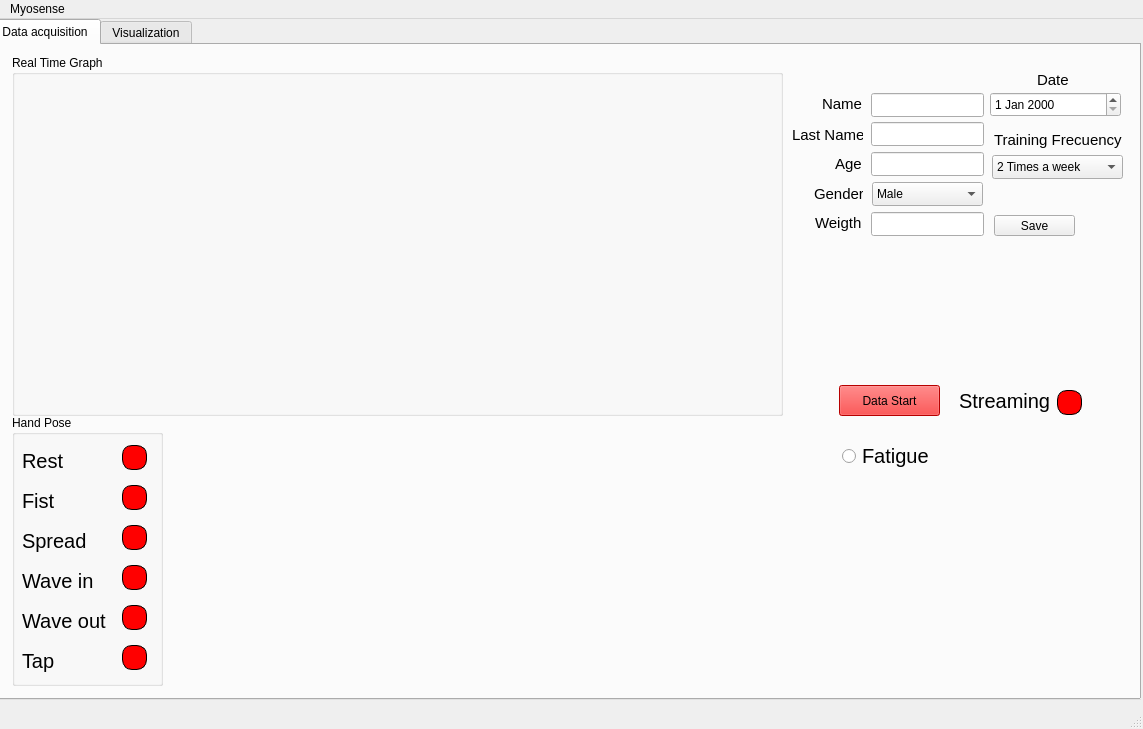
<?xml version="1.0" encoding="UTF-8"?>
<ui version="4.0">
 <class>MainWindow</class>
 <widget class="QMainWindow" name="MainWindow">
  <property name="geometry">
   <rect>
    <x>0</x>
    <y>0</y>
    <width>1143</width>
    <height>729</height>
   </rect>
  </property>
  <property name="windowTitle">
   <string>MainWindow</string>
  </property>
  <widget class="QWidget" name="centralwidget">
   <widget class="QTabWidget" name="tabWidget">
    <property name="geometry">
     <rect>
      <x>-10</x>
      <y>0</y>
      <width>1151</width>
      <height>681</height>
     </rect>
    </property>
    <property name="tabShape">
     <enum>QTabWidget::TabShape::Rounded</enum>
    </property>
    <property name="currentIndex">
     <number>0</number>
    </property>
    <widget class="QWidget" name="acquisition">
     <attribute name="title">
      <string>Data acquisition</string>
     </attribute>
     <widget class="QGroupBox" name="groupBox">
      <property name="geometry">
       <rect>
        <x>20</x>
        <y>10</y>
        <width>771</width>
        <height>361</height>
       </rect>
      </property>
      <property name="title">
       <string>Real Time Graph</string>
      </property>
      <widget class="QCustomPlot" name="Realtimeplot" native="true">
       <property name="geometry">
        <rect>
         <x>10</x>
         <y>30</y>
         <width>751</width>
         <height>321</height>
        </rect>
       </property>
      </widget>
     </widget>
     <widget class="QGroupBox" name="groupBox_2">
      <property name="geometry">
       <rect>
        <x>20</x>
        <y>370</y>
        <width>151</width>
        <height>271</height>
       </rect>
      </property>
      <property name="title">
       <string>Hand Pose</string>
      </property>
      <widget class="QLabel" name="RestLamp">
       <property name="geometry">
        <rect>
         <x>110</x>
         <y>30</y>
         <width>25</width>
         <height>25</height>
        </rect>
       </property>
       <property name="styleSheet">
        <string notr="true">background-color: rgb(255, 0, 0);
border-radius: 10px;
border: 1px solid black;
</string>
       </property>
       <property name="text">
        <string/>
       </property>
      </widget>
      <widget class="QLabel" name="SpreadLamp">
       <property name="geometry">
        <rect>
         <x>110</x>
         <y>110</y>
         <width>25</width>
         <height>25</height>
        </rect>
       </property>
       <property name="styleSheet">
        <string notr="true">background-color: rgb(255, 0, 0);
border-radius: 10px;
border: 1px solid black;
</string>
       </property>
       <property name="text">
        <string/>
       </property>
      </widget>
      <widget class="QLabel" name="WaveinLamp">
       <property name="geometry">
        <rect>
         <x>110</x>
         <y>150</y>
         <width>25</width>
         <height>25</height>
        </rect>
       </property>
       <property name="styleSheet">
        <string notr="true">background-color: rgb(255, 0, 0);
border-radius: 10px;
border: 1px solid black;
</string>
       </property>
       <property name="text">
        <string/>
       </property>
      </widget>
      <widget class="QLabel" name="WaveoutLamp">
       <property name="geometry">
        <rect>
         <x>110</x>
         <y>190</y>
         <width>25</width>
         <height>25</height>
        </rect>
       </property>
       <property name="styleSheet">
        <string notr="true">background-color: rgb(255, 0, 0);
border-radius: 10px;
border: 1px solid black;
</string>
       </property>
       <property name="text">
        <string/>
       </property>
      </widget>
      <widget class="QLabel" name="TapLamp">
       <property name="geometry">
        <rect>
         <x>110</x>
         <y>230</y>
         <width>25</width>
         <height>25</height>
        </rect>
       </property>
       <property name="styleSheet">
        <string notr="true">background-color: rgb(255, 0, 0);
border-radius: 10px;
border: 1px solid black;
</string>
       </property>
       <property name="text">
        <string/>
       </property>
      </widget>
      <widget class="QLabel" name="FistLamp">
       <property name="geometry">
        <rect>
         <x>110</x>
         <y>70</y>
         <width>25</width>
         <height>25</height>
        </rect>
       </property>
       <property name="styleSheet">
        <string notr="true">background-color: rgb(255, 0, 0);
border-radius: 10px;
border: 1px solid black;
</string>
       </property>
       <property name="text">
        <string/>
       </property>
      </widget>
      <widget class="QLabel" name="label">
       <property name="geometry">
        <rect>
         <x>10</x>
         <y>30</y>
         <width>101</width>
         <height>31</height>
        </rect>
       </property>
       <property name="font">
        <font>
         <pointsize>15</pointsize>
        </font>
       </property>
       <property name="text">
        <string>Rest</string>
       </property>
      </widget>
      <widget class="QLabel" name="label_2">
       <property name="geometry">
        <rect>
         <x>10</x>
         <y>70</y>
         <width>101</width>
         <height>31</height>
        </rect>
       </property>
       <property name="font">
        <font>
         <pointsize>15</pointsize>
        </font>
       </property>
       <property name="text">
        <string>Fist</string>
       </property>
      </widget>
      <widget class="QLabel" name="label_3">
       <property name="geometry">
        <rect>
         <x>10</x>
         <y>110</y>
         <width>101</width>
         <height>31</height>
        </rect>
       </property>
       <property name="font">
        <font>
         <pointsize>15</pointsize>
        </font>
       </property>
       <property name="text">
        <string>Spread</string>
       </property>
      </widget>
      <widget class="QLabel" name="label_4">
       <property name="geometry">
        <rect>
         <x>10</x>
         <y>150</y>
         <width>101</width>
         <height>31</height>
        </rect>
       </property>
       <property name="font">
        <font>
         <pointsize>15</pointsize>
        </font>
       </property>
       <property name="text">
        <string>Wave in</string>
       </property>
      </widget>
      <widget class="QLabel" name="label_5">
       <property name="geometry">
        <rect>
         <x>10</x>
         <y>190</y>
         <width>111</width>
         <height>31</height>
        </rect>
       </property>
       <property name="font">
        <font>
         <pointsize>15</pointsize>
        </font>
       </property>
       <property name="text">
        <string>Wave out</string>
       </property>
      </widget>
      <widget class="QLabel" name="label_6">
       <property name="geometry">
        <rect>
         <x>10</x>
         <y>230</y>
         <width>101</width>
         <height>31</height>
        </rect>
       </property>
       <property name="font">
        <font>
         <pointsize>15</pointsize>
        </font>
       </property>
       <property name="text">
        <string>Tap</string>
       </property>
      </widget>
     </widget>
     <widget class="QLabel" name="label_7">
      <property name="geometry">
       <rect>
        <x>967</x>
        <y>340</y>
        <width>101</width>
        <height>31</height>
       </rect>
      </property>
      <property name="font">
       <font>
        <pointsize>15</pointsize>
       </font>
      </property>
      <property name="text">
       <string>Streaming</string>
      </property>
     </widget>
     <widget class="QLabel" name="StreamingLamp">
      <property name="geometry">
       <rect>
        <x>1065</x>
        <y>345</y>
        <width>25</width>
        <height>25</height>
       </rect>
      </property>
      <property name="styleSheet">
       <string notr="true">background-color: rgb(255, 0, 0);
border-radius: 10px;
border: 1px solid black;
</string>
      </property>
      <property name="text">
       <string/>
      </property>
     </widget>
     <widget class="QPushButton" name="DataButton">
      <property name="geometry">
       <rect>
        <x>847</x>
        <y>340</y>
        <width>101</width>
        <height>31</height>
       </rect>
      </property>
      <property name="styleSheet">
       <string notr="true">background-color: rgb(255, 0, 0);</string>
      </property>
      <property name="text">
       <string>Data Start</string>
      </property>
     </widget>
     <widget class="QRadioButton" name="FatigeButton">
      <property name="geometry">
       <rect>
        <x>850</x>
        <y>400</y>
        <width>91</width>
        <height>22</height>
       </rect>
      </property>
      <property name="font">
       <font>
        <pointsize>15</pointsize>
       </font>
      </property>
      <property name="text">
       <string>Fatigue</string>
      </property>
     </widget>
     <widget class="QLineEdit" name="NameLine">
      <property name="geometry">
       <rect>
        <x>879</x>
        <y>48</y>
        <width>113</width>
        <height>24</height>
       </rect>
      </property>
     </widget>
     <widget class="QLabel" name="label_8">
      <property name="geometry">
       <rect>
        <x>830</x>
        <y>51</y>
        <width>49</width>
        <height>16</height>
       </rect>
      </property>
      <property name="font">
       <font>
        <pointsize>11</pointsize>
       </font>
      </property>
      <property name="text">
       <string>Name</string>
      </property>
     </widget>
     <widget class="QLineEdit" name="LastNLine">
      <property name="geometry">
       <rect>
        <x>879</x>
        <y>77</y>
        <width>113</width>
        <height>24</height>
       </rect>
      </property>
     </widget>
     <widget class="QLabel" name="label_9">
      <property name="geometry">
       <rect>
        <x>800</x>
        <y>80</y>
        <width>71</width>
        <height>20</height>
       </rect>
      </property>
      <property name="font">
       <font>
        <pointsize>11</pointsize>
       </font>
      </property>
      <property name="text">
       <string>Last Name</string>
      </property>
     </widget>
     <widget class="QLineEdit" name="AgeLine">
      <property name="geometry">
       <rect>
        <x>879</x>
        <y>107</y>
        <width>113</width>
        <height>24</height>
       </rect>
      </property>
     </widget>
     <widget class="QLabel" name="label_10">
      <property name="geometry">
       <rect>
        <x>843</x>
        <y>108</y>
        <width>31</width>
        <height>21</height>
       </rect>
      </property>
      <property name="font">
       <font>
        <pointsize>11</pointsize>
       </font>
      </property>
      <property name="text">
       <string>Age</string>
      </property>
     </widget>
     <widget class="QLabel" name="label_11">
      <property name="geometry">
       <rect>
        <x>822</x>
        <y>141</y>
        <width>49</width>
        <height>16</height>
       </rect>
      </property>
      <property name="font">
       <font>
        <pointsize>11</pointsize>
       </font>
      </property>
      <property name="text">
       <string>Gender</string>
      </property>
     </widget>
     <widget class="QLabel" name="label_12">
      <property name="geometry">
       <rect>
        <x>823</x>
        <y>167</y>
        <width>49</width>
        <height>21</height>
       </rect>
      </property>
      <property name="font">
       <font>
        <pointsize>11</pointsize>
       </font>
      </property>
      <property name="text">
       <string>Weigth</string>
      </property>
     </widget>
     <widget class="QLineEdit" name="WeigthLine">
      <property name="geometry">
       <rect>
        <x>879</x>
        <y>167</y>
        <width>113</width>
        <height>24</height>
       </rect>
      </property>
     </widget>
     <widget class="QComboBox" name="GenderBox">
      <property name="geometry">
       <rect>
        <x>880</x>
        <y>137</y>
        <width>111</width>
        <height>24</height>
       </rect>
      </property>
      <item>
       <property name="text">
        <string>Male</string>
       </property>
      </item>
      <item>
       <property name="text">
        <string>Female</string>
       </property>
      </item>
     </widget>
     <widget class="QDateEdit" name="DateEdit">
      <property name="geometry">
       <rect>
        <x>998</x>
        <y>47</y>
        <width>131</width>
        <height>25</height>
       </rect>
      </property>
     </widget>
     <widget class="QLabel" name="label_13">
      <property name="geometry">
       <rect>
        <x>1045</x>
        <y>27</y>
        <width>31</width>
        <height>16</height>
       </rect>
      </property>
      <property name="font">
       <font>
        <pointsize>11</pointsize>
       </font>
      </property>
      <property name="text">
       <string>Date</string>
      </property>
     </widget>
     <widget class="QLabel" name="label_14">
      <property name="geometry">
       <rect>
        <x>1002</x>
        <y>87</y>
        <width>131</width>
        <height>16</height>
       </rect>
      </property>
      <property name="font">
       <font>
        <pointsize>11</pointsize>
       </font>
      </property>
      <property name="text">
       <string>Training Frecuency</string>
      </property>
     </widget>
     <widget class="QComboBox" name="FrecBox">
      <property name="geometry">
       <rect>
        <x>1000</x>
        <y>110</y>
        <width>131</width>
        <height>24</height>
       </rect>
      </property>
      <item>
       <property name="text">
        <string>2 Times a week</string>
       </property>
      </item>
      <item>
       <property name="text">
        <string>3-5 Times a week</string>
       </property>
      </item>
      <item>
       <property name="text">
        <string>More than 5 times a week</string>
       </property>
      </item>
     </widget>
     <widget class="QPushButton" name="SaveButton">
      <property name="geometry">
       <rect>
        <x>1002</x>
        <y>170</y>
        <width>81</width>
        <height>21</height>
       </rect>
      </property>
      <property name="styleSheet">
       <string notr="true"/>
      </property>
      <property name="text">
       <string>Save</string>
      </property>
     </widget>
    </widget>
    <widget class="QWidget" name="visualization">
     <attribute name="title">
      <string>Visualization</string>
     </attribute>
     <widget class="QPushButton" name="ViewButton">
      <property name="geometry">
       <rect>
        <x>790</x>
        <y>460</y>
        <width>111</width>
        <height>31</height>
       </rect>
      </property>
      <property name="styleSheet">
       <string notr="true"/>
      </property>
      <property name="text">
       <string>View</string>
      </property>
     </widget>
     <widget class="QCustomPlot" name="EmgGraph1" native="true">
      <property name="geometry">
       <rect>
        <x>30</x>
        <y>30</y>
        <width>331</width>
        <height>151</height>
       </rect>
      </property>
      <property name="styleSheet">
       <string notr="true">background-color: rgb(138, 138, 138);</string>
      </property>
     </widget>
     <widget class="QCustomPlot" name="EmgGraph4" native="true">
      <property name="geometry">
       <rect>
        <x>30</x>
        <y>240</y>
        <width>331</width>
        <height>151</height>
       </rect>
      </property>
      <property name="styleSheet">
       <string notr="true">background-color: rgb(138, 138, 138);</string>
      </property>
     </widget>
     <widget class="QCustomPlot" name="EmgGraph2" native="true">
      <property name="geometry">
       <rect>
        <x>410</x>
        <y>30</y>
        <width>331</width>
        <height>151</height>
       </rect>
      </property>
      <property name="styleSheet">
       <string notr="true">background-color: rgb(138, 138, 138);</string>
      </property>
     </widget>
     <widget class="QCustomPlot" name="EmgGraph5" native="true">
      <property name="geometry">
       <rect>
        <x>410</x>
        <y>240</y>
        <width>331</width>
        <height>151</height>
       </rect>
      </property>
      <property name="styleSheet">
       <string notr="true">background-color: rgb(138, 138, 138);</string>
      </property>
     </widget>
     <widget class="QCustomPlot" name="EmgGraph7" native="true">
      <property name="geometry">
       <rect>
        <x>30</x>
        <y>450</y>
        <width>331</width>
        <height>151</height>
       </rect>
      </property>
      <property name="styleSheet">
       <string notr="true">background-color: rgb(138, 138, 138);</string>
      </property>
     </widget>
     <widget class="QCustomPlot" name="EmgGraph8" native="true">
      <property name="geometry">
       <rect>
        <x>410</x>
        <y>450</y>
        <width>331</width>
        <height>151</height>
       </rect>
      </property>
      <property name="styleSheet">
       <string notr="true">background-color: rgb(138, 138, 138);</string>
      </property>
     </widget>
     <widget class="QCustomPlot" name="EmgGraph6" native="true">
      <property name="geometry">
       <rect>
        <x>790</x>
        <y>240</y>
        <width>331</width>
        <height>151</height>
       </rect>
      </property>
      <property name="styleSheet">
       <string notr="true">background-color: rgb(138, 138, 138);</string>
      </property>
     </widget>
     <widget class="QCustomPlot" name="EmgGraph3" native="true">
      <property name="geometry">
       <rect>
        <x>790</x>
        <y>30</y>
        <width>331</width>
        <height>151</height>
       </rect>
      </property>
      <property name="styleSheet">
       <string notr="true">background-color: rgb(138, 138, 138);</string>
      </property>
     </widget>
     <widget class="QLabel" name="label_15">
      <property name="geometry">
       <rect>
        <x>180</x>
        <y>10</y>
        <width>49</width>
        <height>16</height>
       </rect>
      </property>
      <property name="text">
       <string>EMG 1</string>
      </property>
     </widget>
     <widget class="QLabel" name="label_16">
      <property name="geometry">
       <rect>
        <x>560</x>
        <y>10</y>
        <width>49</width>
        <height>16</height>
       </rect>
      </property>
      <property name="text">
       <string>EMG 2</string>
      </property>
     </widget>
     <widget class="QLabel" name="label_17">
      <property name="geometry">
       <rect>
        <x>950</x>
        <y>10</y>
        <width>49</width>
        <height>16</height>
       </rect>
      </property>
      <property name="text">
       <string>EMG 3</string>
      </property>
     </widget>
     <widget class="QLabel" name="label_18">
      <property name="geometry">
       <rect>
        <x>170</x>
        <y>220</y>
        <width>49</width>
        <height>16</height>
       </rect>
      </property>
      <property name="text">
       <string>EMG 4</string>
      </property>
     </widget>
     <widget class="QLabel" name="label_19">
      <property name="geometry">
       <rect>
        <x>560</x>
        <y>220</y>
        <width>49</width>
        <height>16</height>
       </rect>
      </property>
      <property name="text">
       <string>EMG 5</string>
      </property>
     </widget>
     <widget class="QLabel" name="label_20">
      <property name="geometry">
       <rect>
        <x>950</x>
        <y>220</y>
        <width>49</width>
        <height>16</height>
       </rect>
      </property>
      <property name="text">
       <string>EMG 6</string>
      </property>
     </widget>
     <widget class="QLabel" name="label_21">
      <property name="geometry">
       <rect>
        <x>150</x>
        <y>430</y>
        <width>49</width>
        <height>16</height>
       </rect>
      </property>
      <property name="text">
       <string>EMG 7</string>
      </property>
     </widget>
     <widget class="QLabel" name="label_22">
      <property name="geometry">
       <rect>
        <x>560</x>
        <y>430</y>
        <width>49</width>
        <height>16</height>
       </rect>
      </property>
      <property name="text">
       <string>EMG 8</string>
      </property>
     </widget>
     <widget class="QPushButton" name="ProcessButton">
      <property name="geometry">
       <rect>
        <x>790</x>
        <y>500</y>
        <width>111</width>
        <height>31</height>
       </rect>
      </property>
      <property name="styleSheet">
       <string notr="true"/>
      </property>
      <property name="text">
       <string>Process</string>
      </property>
     </widget>
    </widget>
   </widget>
  </widget>
  <widget class="QMenuBar" name="menubar">
   <property name="geometry">
    <rect>
     <x>0</x>
     <y>0</y>
     <width>1143</width>
     <height>21</height>
    </rect>
   </property>
   <widget class="QMenu" name="menuMyosense">
    <property name="title">
     <string>Myosense</string>
    </property>
   </widget>
   <addaction name="menuMyosense"/>
  </widget>
  <widget class="QStatusBar" name="statusbar"/>
 </widget>
 <customwidgets>
  <customwidget>
   <class>QCustomPlot</class>
   <extends>QWidget</extends>
   <header location="global">qcustomplot.h</header>
   <container>1</container>
  </customwidget>
 </customwidgets>
 <tabstops>
  <tabstop>tabWidget</tabstop>
 </tabstops>
 <resources/>
 <connections/>
</ui>
